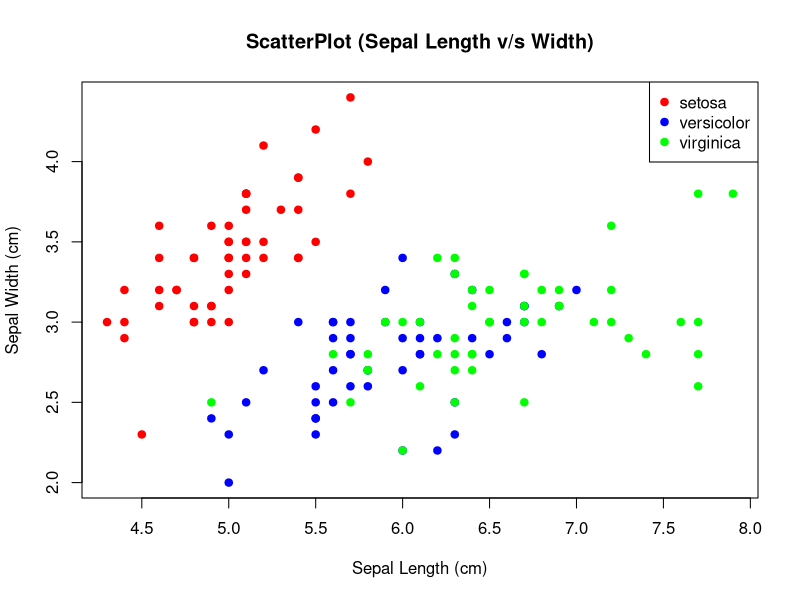

The R source for this figure:
# Load the built-in dataset
data(iris)

# Create a scatter plot
plot(iris$Sepal.Length, iris$Sepal.Width,
     main = "ScatterPlot (Sepal Length v/s Width)",
     xlab = "Sepal Length (cm)",
     ylab = "Sepal Width (cm)",
     col = c("red", "blue", "green")[iris$Species],
     pch = 19)

# Add a legend
legend("topright",
       legend = levels(iris$Species),
       col = c("red", "blue", "green"),
       pch = 19)
